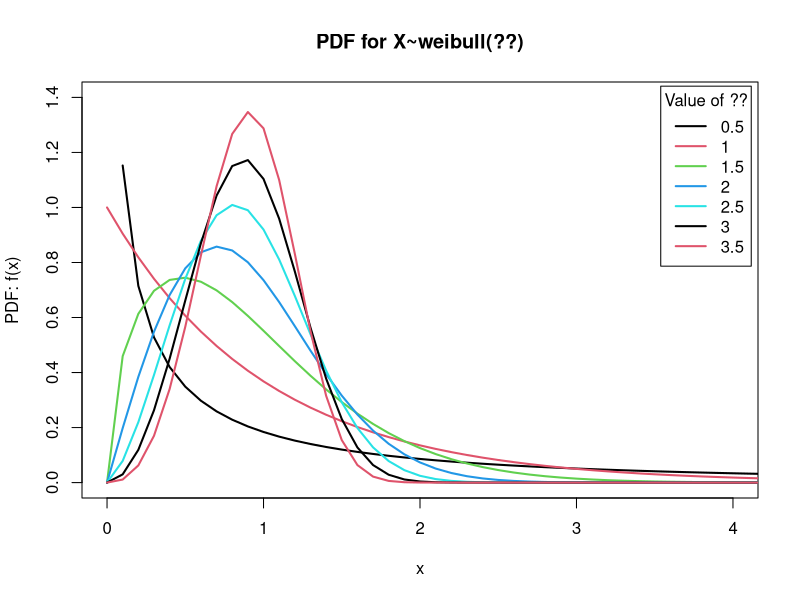
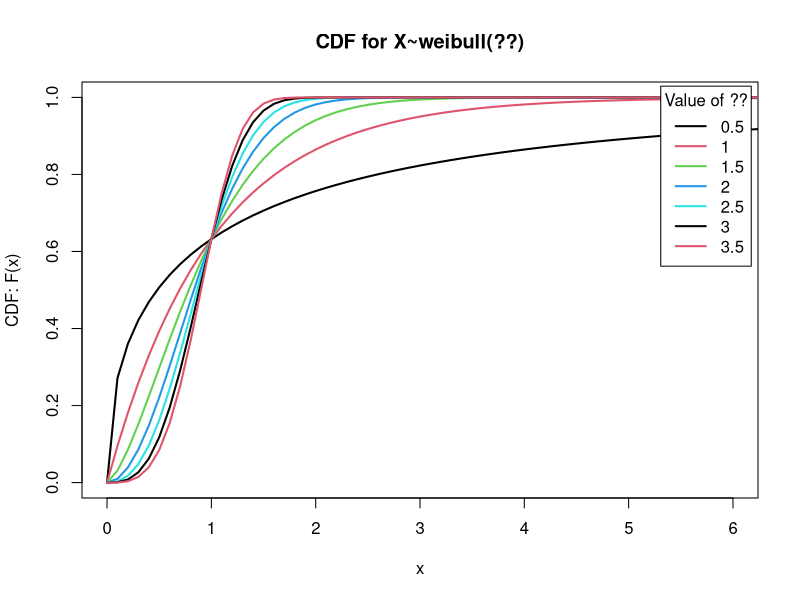
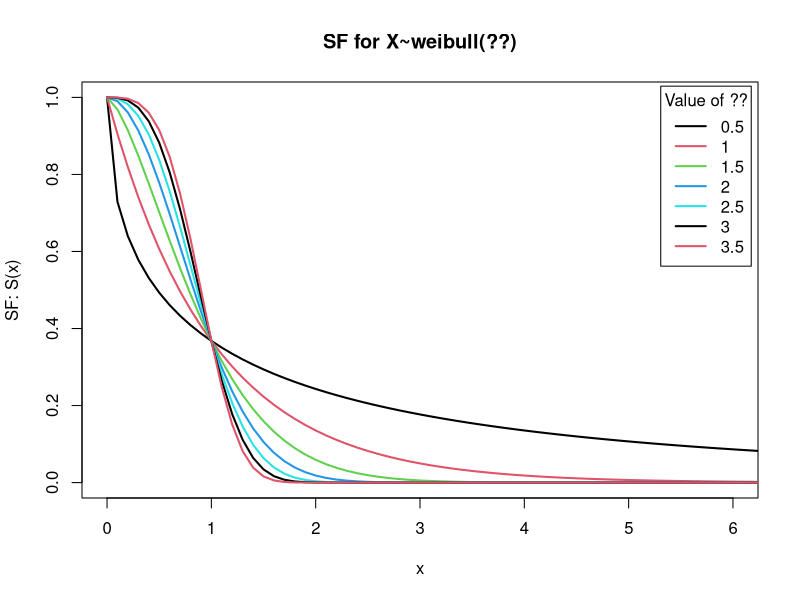
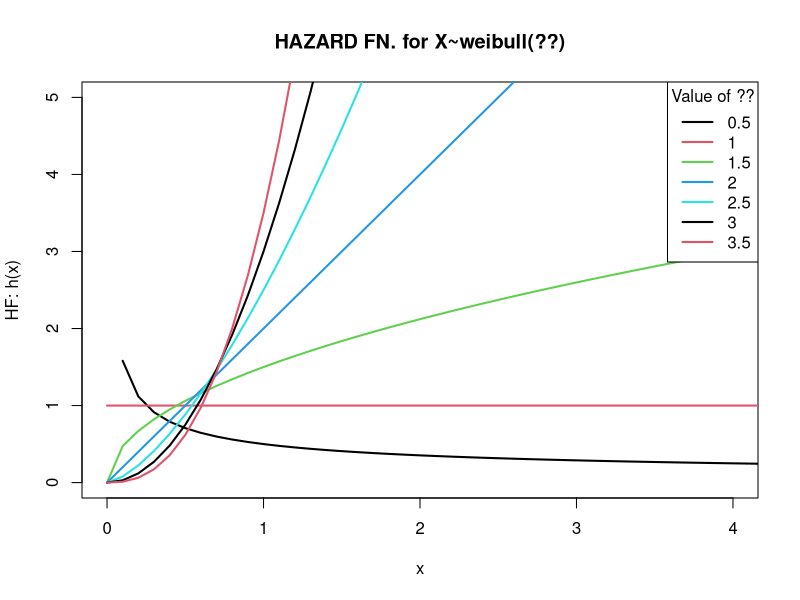
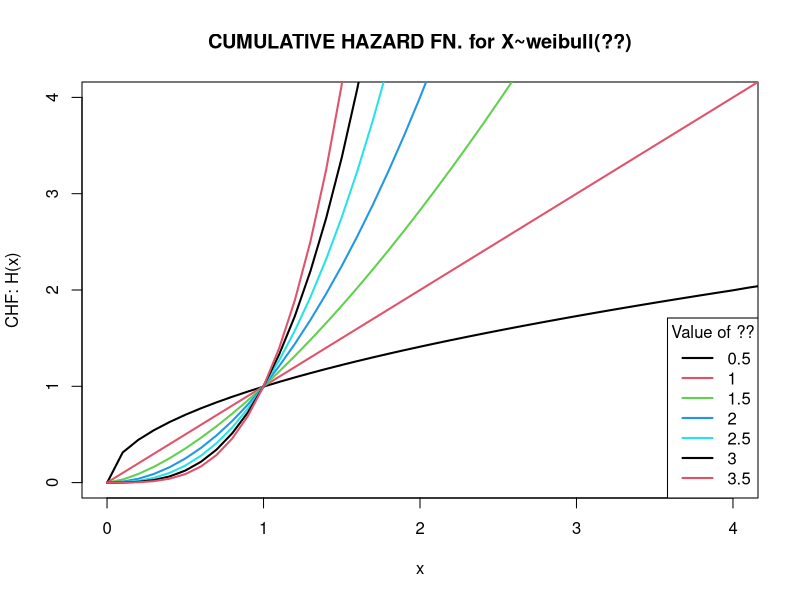

Here is the R script that generated these plots, in order:
# WEIBULL DISTN
#METHOD 1
#a or ?? is SHAPE par 
b<-1 #b or ?? is SCALE par 
x<-seq(from=0,to=10,by=0.1)
ps<-as<-cs<-sfs<-hxs<-Hxs<-NULL
for(i in 1:7){
  a<-0.5*i
  as<-c(as,a)
  #PDF
  pdf<-dweibull(x,a,b) 
  ps<-rbind(ps,pdf)
  #CDF
  cdf<-pweibull(x,a,b) #lower.tail=TRUE means P(X<=x)(default)
  cs<-rbind(cs,cdf)
  #SF
  sf<-pweibull(x,a,b,lower.tail=TRUE) #or 1-cs
  sfs<-rbind(sfs,sf)
  #HAZARD FN
  hxs<-ps/sfs
  #CUM HAZARD FN
  Hxs<--log(sfs)
}
#METHOD 2
#a or ?? is SHAPE par 
b<-1 #b or ?? is SCALE par 
x<-seq(from=0,to=10,by=0.1)
ps<-as<-cs<-sfs<-hxs<-Hxs<-NULL
for(i in 1:7){
  a<-0.5*i
  as<-c(as,a)
  #PDF
  pdf<-dweibull(x,a,b) 
  ps<-rbind(ps,pdf)
  #CDF
  cdf<-pweibull(x,a,b) #lower.tail=TRUE means P(X<=x)(default)
  cs<-rbind(cs,cdf)
  #SF
  sf<-1-cdf
  sfs<-rbind(sfs,sf)
  #HAZARD FN
  hx<-(pdf/sf)
  hxs<-rbind(hxs,hx)
  #CUM HAZARD FN
  integrand<-function(x){(a/b^a)*(x^(a-1))}  # !!!DOUBT for function
  Hx<-c()
  for(i in 1:101){
    objj<-integrate(integrand,lower=0.00001,upper=x[i]) #DOUBT WHY NOT ZERO
    Hx<-c(Hx,objj$value)
  }
  Hxs<-rbind(Hxs,Hx)
}
#PDF
rownames(ps)<-as
colnames(ps)<-x;ps
matplot(x,t(ps),type="l",main="PDF for X~weibull(??)",lty=1,lwd=2,col=1:5,ylab="PDF: f(x)",
        ylim=c(0,1.4),xlim=c(0,4))
legend("topright",inset=0.01,legend=as,lty=1,lwd=2,col=1:5,bg=("white"),
       horiz=F,title="Value of ??") 
#CDF
rownames(cs)<-as
colnames(cs)<-x;cs
matplot(x,t(cs),type="l",main="CDF for X~weibull(??)",lty=1,lwd=2,col=1:5,ylab="CDF: F(x)",
        ylim=c(0,1),xlim=c(0,6))
legend("topright",inset=0.01,legend=as,lty=1,lwd=2,col=1:5,bg=("white"),
       horiz=F,title="Value of ??")
#SF
rownames(sfs)<-as
colnames(sfs)<-x;sfs
matplot(x,t(sfs),type="l",main="SF for X~weibull(??)",lty=1,lwd=2,col=1:5,ylab="SF: S(x)",
        ylim=c(0,1),xlim=c(0,6))
legend("topright",inset=0.01,legend=as,lty=1,lwd=2,col=1:5,bg=("white"),
       horiz=F,title="Value of ??")
#HAZARD FN
rownames(hxs)<-as
colnames(hxs)<-x;hxs
matplot(x,t(hxs),type="l",main="HAZARD FN. for X~weibull(??)",lty=1,lwd=2,col=1:5,ylab="HF: h(x)",
        ylim=c(0,5),xlim=c(0,4))
legend("topright",legend=as,lty=1,lwd=2,col=1:5,bg=("white"),
       horiz=F,title="Value of ??")
#CUM HAZARD FN
rownames(Hxs)<-as
colnames(Hxs)<-x;hxs
matplot(x,t(Hxs),type="l",main="CUMULATIVE HAZARD FN. for X~weibull(??)",lty=1,lwd=2,
        col=1:5,ylab="CHF: H(x)",ylim=c(0,4),xlim=c(0,4))
legend("bottomright",legend=as,lty=1,lwd=2,col=1:5,bg=("white"),
       horiz=F,title="Value of ??")
